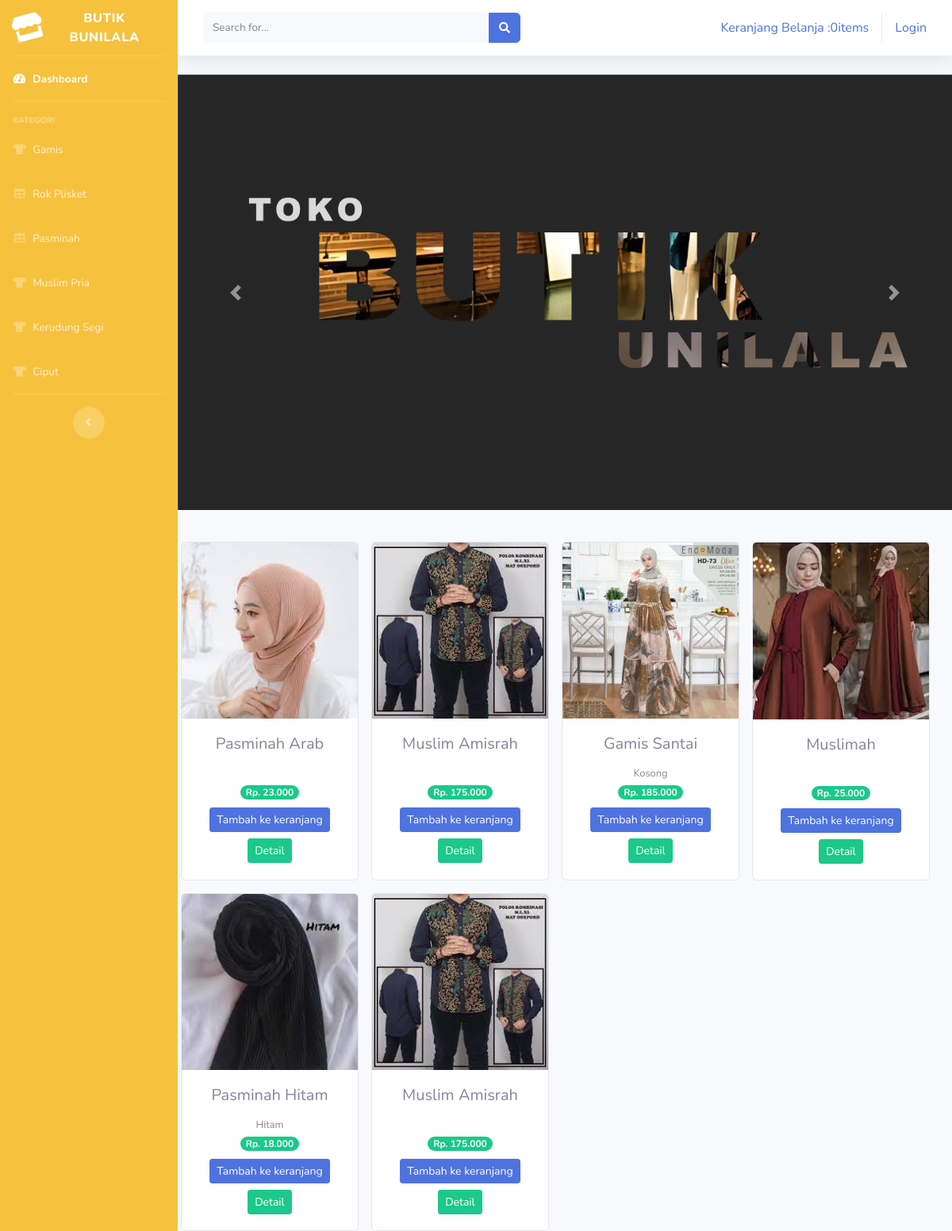
The page / on the database its author committed.
### tables this page shows
CREATE TABLE `produk` (
  `idproduk` int(11) NOT NULL,
  `idkategori` int(11) NOT NULL,
  `namaproduk` varchar(30) NOT NULL,
  `gambar` varchar(100) DEFAULT NULL,
  `deskripsi` varchar(200) NOT NULL,
  `namakategori` varchar(30) NOT NULL,
  `hargabefore` int(11) NOT NULL,
  `hargaafter` int(11) NOT NULL,
  `tgl_dibuat` timestamp NOT NULL DEFAULT current_timestamp() ON UPDATE current_timestamp(),
  `warna` varchar(25) NOT NULL,
  `ukuran` varchar(25) NOT NULL,
  `stok` int(30) NOT NULL
);

### application/controllers/Welcome.php (called while the page is built, shortened)
<?php
class Welcome extends CI_Controller {
	public function index()
    {    $data1 =[ 'title'  => 'Butik Bunilala'
        ];
        $data ['produk'] = $this->ModelProduk->tampil_data()->result();
        $this->load->view('templates/header');
        $this->load->view('templates/sidebar');
        $this->load->view('dashboard',$data);
        $this->load->view('templates/footer');
    }
}

### index.php (called while the page is built, shortened)
<?php
require_once BASEPATH.'core/CodeIgniter.php';

### application/models/ModelProduk.php (called while the page is built, shortened)
<?php
class ModelProduk extends CI_Model{
    public function tampil_data()
    {
      return $this->db->get('produk');
    }
}
?>

### application/views/dashboard.php (the view, shortened to what this page needs)
<div id="carouselExampleControls" class="carousel slide" data-ride="carousel">
  <div class="carousel-inner">
    <div class="carousel-item active">
      <img class="d-block w-100" src="<?= base_url('assets/img/slider1.png')?>" alt="First slide">
    </div>
  </div>
  <a class="carousel-control-prev" href="#carouselExampleControls" role="button" data-slide="prev">
    <span class="carousel-control-prev-icon" aria-hidden="true"></span>
  </a>
  <a class="carousel-control-next" href="#carouselExampleControls" role="button" data-slide="next">
    <span class="carousel-control-next-icon" aria-hidden="true"></span>
  </a>
</div>
   <div class="row text-center mt-4">
      <?php foreach($produk as $rows): ?>
        <div class="card ml-3 mt-3" style="width: 14rem;">
         <img src="<?php echo base_url().'/uploads/'.$rows->gambar ?>" class="card-img-top" alt="...">
          <div class="card-body">
           <h5 class="card-title"><?php echo $rows->namaproduk ?></h5>
           <small> <?php echo $rows->deskripsi ?></small><br>
           <span class="badge badge-pill badge-success">Rp. <?php echo number_format($rows->hargaafter,0,',','.') ?></span>
           <?php echo anchor('dashboard/tambah_ke_keranjang/'.$rows->idproduk
           ,'<div class="btn btn-sm btn-primary mb-2 mt-2">Tambah ke keranjang</div>')?>
          <?php echo anchor('dashboard/detail/'.$rows->idproduk
           ,'<div class="btn btn-sm btn-success">Detail</div>')?>
          </div>
        </div>
      <?php endforeach; ?>
    </div>
</div>

### application/views/templates/header.php (shortened to what this page needs)
<!DOCTYPE html>
<html lang="en">
<head>
    <link href="<?php echo base_url()?>assets/vendor/fontawesome-free/css/all.min.css" rel="stylesheet" type="text/css">
    <link href="<?php echo base_url()?>assets/css/sb-admin-2.min.css" rel="stylesheet">
</head>

### application/views/templates/sidebar.php (shortened to what this page needs)
<body id="page-top">
    <div id="wrapper">
        <ul class="navbar-nav bg-warning sidebar sidebar-dark accordion" id="accordionSidebar">
            <a class="sidebar-brand d-flex align-items-center justify-content-center" href="<?php echo base_url('welcome/')?>">
                <div class="sidebar-brand-icon rotate-n-15">
                    <i class="fas fa-store"></i>
                </div>
                <div class="sidebar-brand-text mx-3">Butik Bunilala</div>
            </a>
            <hr class="sidebar-divider my-0">
            <li class="nav-item active ">
                <a class="nav-link" href="<?php echo base_url('welcome/')?>">
                    <i class="fas fa-fw fa-tachometer-alt"></i>
                    <span>Dashboard</span></a>
            </li>
            <hr class="sidebar-divider">
            <div class="sidebar-heading">
                KATEGORI
            </div>
            <li class="nav-item">
                <a class="nav-link" href="<?php echo base_url('kategori/gamis/')?>">
                    <i class="fas fa-fw fa-tshirt"></i>
                    <span>Gamis</span></a>
            </li>
            <li class="nav-item">
                <a class="nav-link" href="<?php echo base_url('kategori/rok_plisket/')?>">
                    <i class="fas fa-fw fa-table"></i>
                    <span>Rok Plisket</span></a>
            </li>
            <li class="nav-item">
                <a class="nav-link" href="<?php echo base_url('kategori/pasminah/')?>">
                    <i class="fas fa-fw fa-table"></i>
                    <span>Pasminah</span></a>
            </li>
            <li class="nav-item">
                <a class="nav-link" href="<?php echo base_url('kategori/muslim_pria/')?>">
                    <i class="fas fa-fw fa-tshirt"></i>
                    <span>Muslim Pria</span></a>
            </li>
            <li class="nav-item">
                <a class="nav-link" href="<?php echo base_url('kategori/kerudung_segi/')?>">
                    <i class="fas fa-fw fa-tshirt"></i>
                    <span>Kerudung Segi</span></a>
            </li>
            <li class="nav-item">
                <a class="nav-link" href="<?php echo base_url('kategori/ciput/')?>">
                    <i class="fas fa-fw fa-tshirt"></i>
                    <span>Ciput</span></a>
            </li>
            <hr class="sidebar-divider d-none d-md-block">
            <div class="text-center d-none d-md-inline">
                <button class="rounded-circle border-0" id="sidebarToggle"></button>
            </div>
            </ul>
        <div id="content-wrapper" class="d-flex flex-column">
            <div id="content">
                <nav class="navbar navbar-expand navbar-light bg-white topbar mb-4 static-top shadow">
                    <form
                        class="d-none d-sm-inline-block form-inline mr-auto ml-md-3 my-2 my-md-0 mw-100 navbar-search">
                        <div class="input-group">
                            <input type="text" class="form-control bg-light border-0 small" placeholder="Search for..."
                                aria-label="Search" aria-describedby="basic-addon2">
                            <div class="input-group-append">
                                <button class="btn btn-primary" type="button">
                                    <i class="fas fa-search fa-sm"></i>
                                </button>
                            </div>
                        </div>
                    </form>
                    <ul class="navbar-nav ml-auto">
                        <div class="navbar">
                            <ul class="nav navbar-nav navbar-right ">
                            <li>
                                <?php
                                $keranjang = 'Keranjang Belanja :'.$this->cart->total_items().'items' ?>
                                <?php echo anchor('dashboard/detail_keranjang', $keranjang ) ?>
                            </li>
                            </ul>
                            <ul class="nav navbar-nav navbar-right">
                            <?php
                            if ($this->session->userdata('username')) {?>
                            <li><div>Selamat Datang  <?php echo $this->session->userdata('username') ?></div></li>
                            <li><?php echo anchor('auth/logout','Logout'); ?></li>
                            <?php }else { ?>
                                <li><?php echo anchor('auth/login','Login'); ?></li>
                                <?php } ?>
                        </ul>
                        </div>
                </ul>
                </nav>

### application/views/templates/footer.php (shortened to what this page needs)
</body>
</html>

### rows shown on the page
produk: gambar (picture), namaproduk "Pasminah Arab", hargaafter "23.000", idproduk "Tambah ke keranjang", idproduk "Detail"
produk: gambar (picture), namaproduk "Muslim Amisrah", hargaafter "175.000", idproduk "Tambah ke keranjang", idproduk "Detail"
produk: gambar (picture), namaproduk "Gamis Santai", deskripsi "Kosong", hargaafter "185.000", idproduk "Tambah ke keranjang", idproduk "Detail"
produk: shows a picture, namaproduk "Muslimah", hargaafter "25.000", idproduk "Tambah ke keranjang", idproduk "Detail"
produk: gambar (picture), namaproduk "Pasminah Hitam", deskripsi "Hitam", hargaafter "18.000", idproduk "Tambah ke keranjang", idproduk "Detail"
produk: gambar (picture), namaproduk "Muslim Amisrah", hargaafter "175.000", idproduk "Tambah ke keranjang", idproduk "Detail"

### other values the page prints
anchor('dashboard/detail_keranjang', $keranjang ) "Keranjang Belanja :0items"
anchor('auth/login','Login') "Login"
